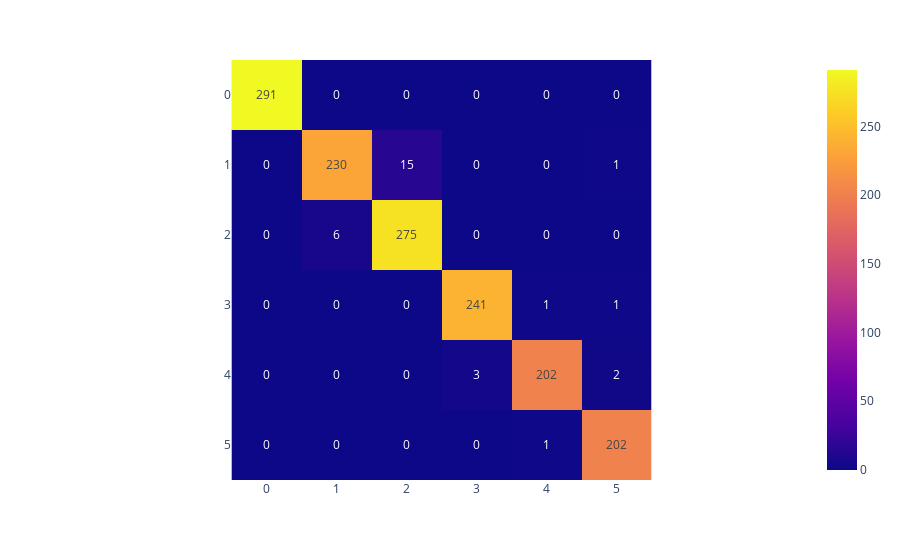

The code cell stored with this chart in its notebook:
### Code cell
z = confusion_matrix(y_test, y_pred)

fig = px.imshow(z, text_auto=True)
fig.show()

### Figure 1 — Plotly figure (JSON) as saved in the notebook; plotly's stock layout.template omitted (floating-point values rounded to 4 significant figures)
{"data": [{"coloraxis": "coloraxis", "hovertemplate": "x: %{x}<br>y: %{y}<br>color: %{z}<extra></extra>", "name": "0", "texttemplate": "%{z}", "type": "heatmap", "xaxis": "x", "yaxis": "y", "z": [[291, 0, 0, 0, 0, 0], [0, 230, 15, 0, 0, 1], [0, 6, 275, 0, 0, 0], [0, 0, 0, 241, 1, 1], [0, 0, 0, 3, 202, 2], [0, 0, 0, 0, 1, 202]]}], "layout": {"coloraxis": {"colorscale": [[0, "#0d0887"], [0.1111, "#46039f"], [0.2222, "#7201a8"], [0.3333, "#9c179e"], [0.4444, "#bd3786"], [0.5556, "#d8576b"], [0.6667, "#ed7953"], [0.7778, "#fb9f3a"], [0.8889, "#fdca26"], [1, "#f0f921"]]}, "margin": {"t": 60}, "xaxis": {"anchor": "y", "constrain": "domain", "domain": [0, 1], "scaleanchor": "y"}, "yaxis": {"anchor": "x", "autorange": "reversed", "constrain": "domain", "domain": [0, 1]}}}
